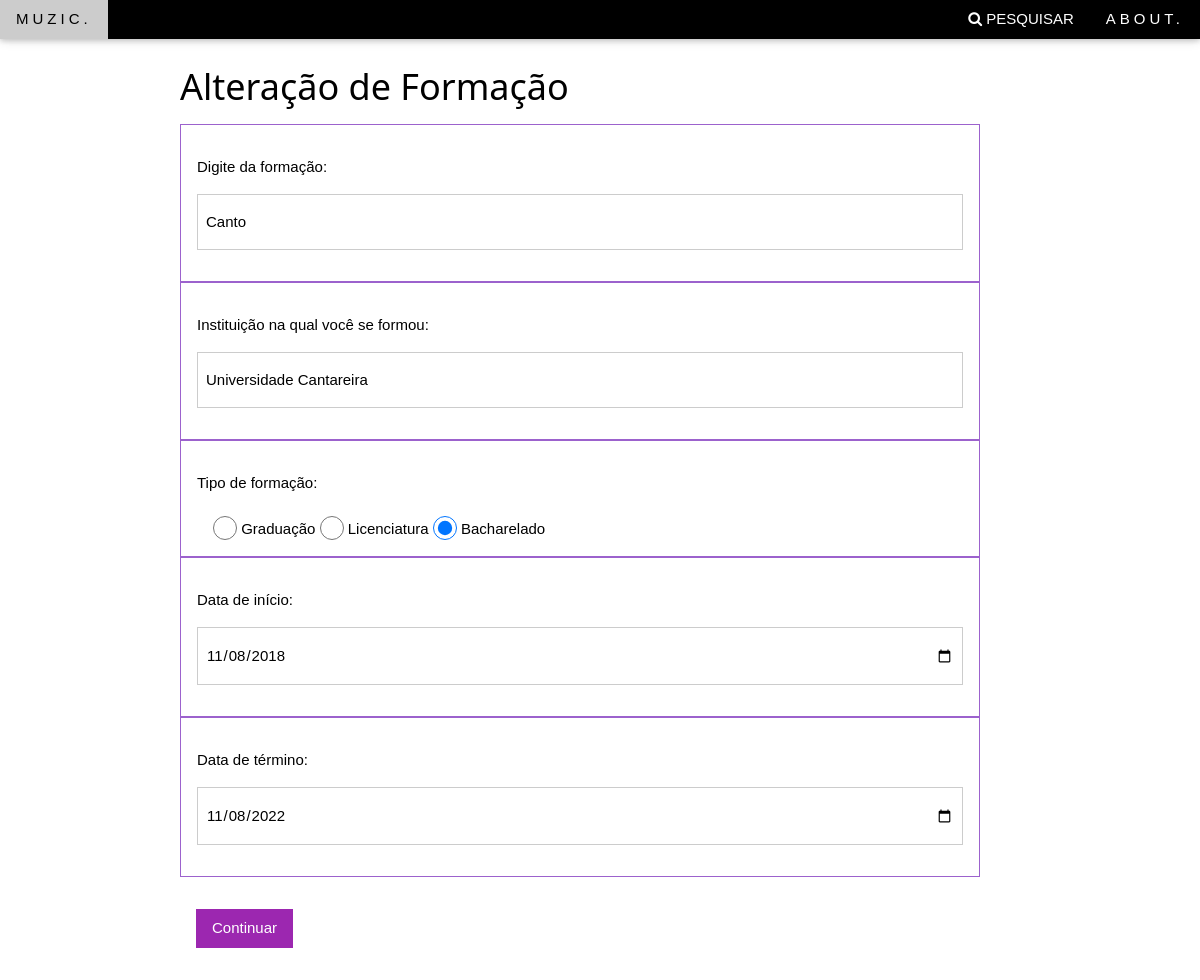
The app's page /Alteracoes/mostraFormacao.php (signed in) with its own data.
### tables this page shows
CREATE TABLE `tb_formacao` (
  `cod_formacao` int(11) NOT NULL,
  `nome_formacao` varchar(50) NOT NULL,
  `instituicao` varchar(50) NOT NULL,
  `tipo_curso` varchar(50) NOT NULL
);

CREATE TABLE `tb_form_usuario` (
  `cod_usuario` int(8) NOT NULL,
  `cod_formacao` int(11) NOT NULL,
  `data_inicio` date NOT NULL,
  `data_conclusao` date NOT NULL
);

### Alteracoes/mostraFormacao.php (the view, shortened to what this page needs)
<!DOCTYPE html>
<html>
  <head>
  </head>
  <link rel="stylesheet" href="../w3.css">
  <link rel="stylesheet" href="https://cdnjs.cloudflare.com/ajax/libs/font-awesome/4.7.0/css/font-awesome.min.css">
<?php
  include 'config.php';
  include 'SQLExecute.php';
  $con = conectar();
  $email = $_SESSION['email'];
  $senha = $_SESSION['senha'];
  $sql = "SELECT * FROM tb_usuario where email like '$email' AND senha like '$senha'";
  $res = SQLExecute($con,$sql);
  $row_user = mysql_fetch_array($res);
  $cod_user = $row_user['cod_usuario'];
  $sql = "SELECT * FROM tb_form_usuario where cod_usuario like '$cod_user'";
  $res = SQLExecute($con,$sql);
  $row_form = mysql_fetch_array($res);
  $cod_form = $row_form['cod_formacao'];
  $sql = "SELECT * FROM tb_formacao where cod_formacao like '$cod_form'";
  $res = SQLExecute($con,$sql);
  $row_form_user = mysql_fetch_array($res);
?>
  <body>
  <div class="w3-top">
    <div class="w3-bar w3-black w3-card" id="myNavbar">
      <a href="/o php modificado/login1.php" class="w3-bar-item w3-button w3-wide">MUZIC.</a>
      <div class="w3-right w3-hide-small">
        <button class="w3-bar-item w3-button"><i class="fa fa-search"></i> PESQUISAR </button>
        <a href="#about" class="w3-bar-item w3-button w3-wide">ABOUT.</a>
      </div>
    </div>
    </div>
    <header><h1 style="margin-top: 5%; margin-left: 15%"> Alteração de Formação </h1></header>
    <div style="margin-left: 15%" class="w3-twothird">
      <form action="altFormacao.php" name="Cadastro" method="POST">
        <div class="w3-container m2 w3-padding-16 w3-border-deep-purple w3-border">
          <p> Digite da formação: </p>
          <p><input class="w3-input w3-border w3-padding-16" type="text" value="<?php echo $row_form_user['nome_formacao']?>" placeholder="Ex.: Violão Clássico" name="nome_formacao"></p>
        </div>
        <div class="w3-container m2 w3-padding-16 w3-border-deep-purple w3-border">
          <p> Instituição na qual você se formou: </p>
          <p><input class="w3-input w3-border w3-padding-16" type="text" placeholder="Ex.: Belas Artes" value="<?php echo $row_form_user['instituicao']?>" name="instituicao"></p>
        </div>
        <div class="w3-container m2 w3-padding-16 w3-border-deep-purple w3-border">
          <p>Tipo de formação:</p>
          <div class="w3-container">
            <input class="w3-radio" type="radio" name="tipo_curso" value="Graduação" checked="tipo_form_grad()"> Graduação
            <input class="w3-radio" type="radio" name="tipo_curso" value="Licenciatura" checked="tipo_form_lice()"> Licenciatura
            <input class="w3-radio" type="radio" name="tipo_curso" value="Bacharelado" checked="tipo_form_bach()"> Bacharelado
          </div>
        </div>
<div class="w3-container m2 w3-padding-16 w3-border-deep-purple w3-border">
          <p>Data de início:</p>
          <p><input class="w3-input w3-border w3-padding-16" type="date" value="<?php echo $row_form['data_inicio']?>" placeholder="Ex.: 01/04/1964" name="dt_inicio"></p>
        </div>
        <div class="w3-container m2 w3-padding-16 w3-border-deep-purple w3-border">
          <p>Data de término:</p>
          <p><input class="w3-input w3-border w3-padding-16" type="date" value="<?php echo $row_form['data_conclusao']?>" placeholder="Ex.: 01/04/1964" name="dt_termino"></p>
        </div>
        <div class="w3-container m2 w3-padding-32">
          <input type="submit" class="w3-button w3-purple" name="continuar" value="Continuar">
        </div>
      </form>
    </div>
  </body>
</html>

### w3.css (style rules this page uses)
html { box-sizing:border-box }
*,*:before,*:after { box-sizing:inherit }
html { -ms-text-size-adjust:100%;-webkit-text-size-adjust:100% }
body { margin:0 }
article,aside,details,figcaption,figure,footer,header,main,menu,nav,section,summary { display:block }
a { background-color:transparent;-webkit-text-decoration-skip:objects }
button,input,select,textarea { font:inherit;margin:0 }
button,input { overflow:visible }
button,select { text-transform:none }
button,html [type=button],[type=reset],[type=submit] { -webkit-appearance:button }
[type=checkbox],[type=radio] { padding:0 }
html,body { font-family:Verdana,sans-serif;font-size:15px;line-height:1.5 }
html { overflow-x:hidden }
h1 { font-size:36px }
h1,h2,h3,h4,h5,h6 { font-family:"Segoe UI",Arial,sans-serif;font-weight:400;margin:10px 0 }
.w3-wide { letter-spacing:4px }
a { color:inherit }
.w3-btn,.w3-button { border:none;display:inline-block;padding:8px 16px;vertical-align:middle;overflow:hidden;text-decoration:none;color:inherit;background-color:inherit;text-align:center;cursor:pointer;white-space:nowrap }
.w3-btn,.w3-button { -webkit-touch-callout:none;-webkit-user-select:none;-khtml-user-select:none;-moz-user-select:none;-ms-user-select:none;user-select:none }
.w3-input { padding:8px;display:block;border:none;border-bottom:1px solid #ccc;width:100% }
.w3-check,.w3-radio { width:24px;height:24px;position:relative;top:6px }
.w3-bar { width:100%;overflow:hidden }
.w3-bar .w3-bar-item { padding:8px 16px;float:left;width:auto;border:none;display:block;outline:0 }
.w3-bar .w3-button { white-space:normal }
.w3-container:after,.w3-container:before,.w3-panel:after,.w3-panel:before,.w3-row:after,.w3-row:before,.w3-row-padding:after,.w3-row-padding:before, .w3-cell-row:before,.w3-cell-row:after,.w3-clear:after,.w3-clear:before,.w3-bar:before,.w3-bar:after { content:"";display:table;clear:both }
.w3-col,.w3-half,.w3-third,.w3-twothird,.w3-threequarter,.w3-quarter { float:left;width:100% }
@media (min-width:601px) { .w3-col.m8,.w3-twothird { width:66.66666% } }
.w3-top,.w3-bottom { position:fixed;width:100%;z-index:1 }
.w3-top { top:0 }
.w3-container,.w3-panel { padding:0.01em 16px }
.w3-card,.w3-card-2 { box-shadow:0 2px 5px 0 rgba(0,0,0,0.16),0 2px 10px 0 rgba(0,0,0,0.12) }
.w3-border { border:1px solid #ccc!important }
.w3-padding-16 { padding-top:16px!important;padding-bottom:16px!important }
.w3-padding-32 { padding-top:32px!important;padding-bottom:32px!important }
.w3-right { float:right!important }
.w3-purple,.w3-hover-purple:hover { color:#fff!important;background-color:#9c27b0!important }
.w3-black,.w3-hover-black:hover { color:#fff!important;background-color:#000!important }
.w3-border-deep-purple,.w3-hover-border-deep-purple:hover { border-color:#9C62CD!important }

### records on screen
tb_formacao: nome_formacao "Canto", instituicao "Universidade Cantareira"
tb_form_usuario: dt_inicio "11/08/2018", dt_termino "11/08/2022"
